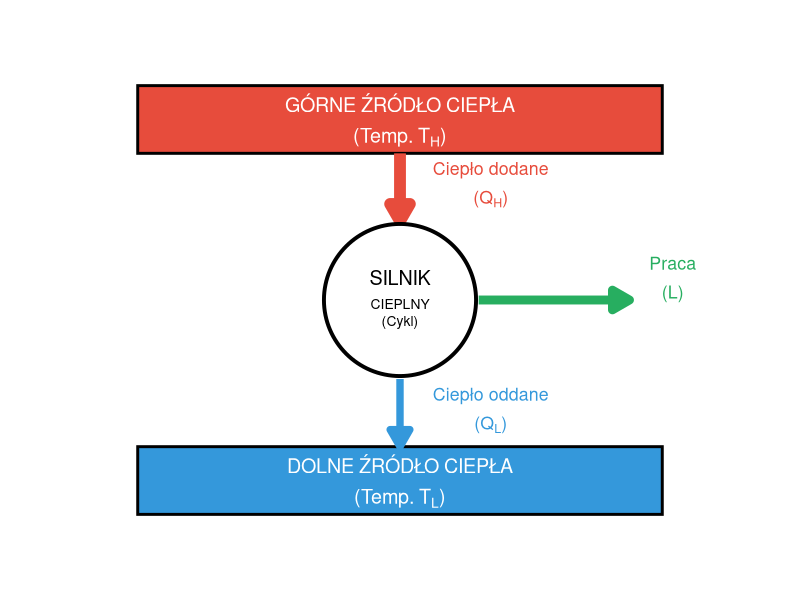
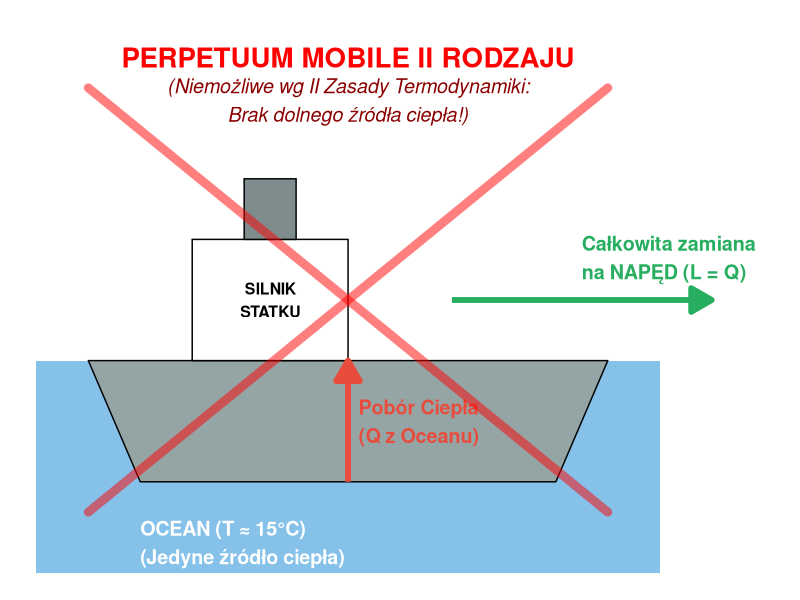
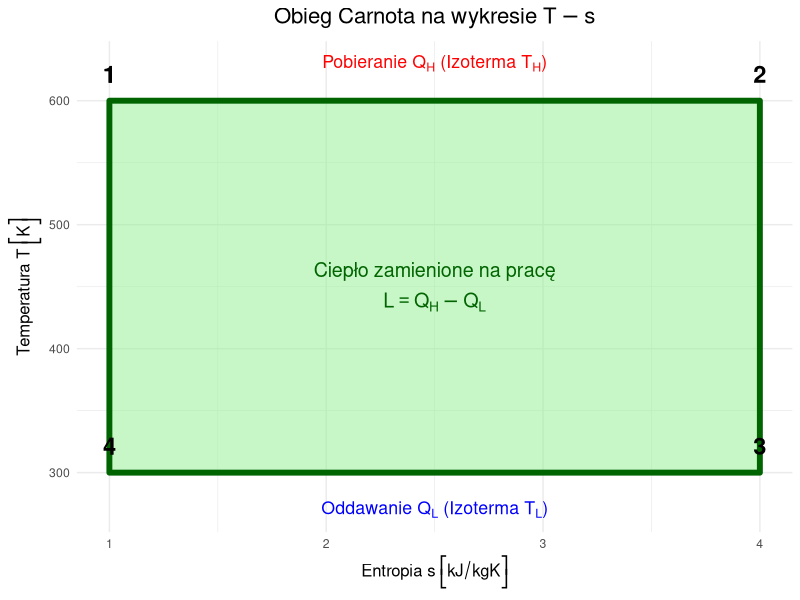

Write the R code that produced these figures, in order.
## ---- chunk 1
#| echo: false
#| warning: false
#| message: false
library(ggplot2)
theme_set(theme_minimal(base_size = 18))
## ---- chunk 2
#| fig-height: 6
#| fig-width: 5
#| echo: false
#| warning: false

library(ggplot2)

# --- Definicja elementów graficznych ---

# 1. Źródła (Prostokąty)
# Zmiana: Używamy składni plotmath (atop zamiast \n, T[H] zamiast $T_H$)
reservoirs <- data.frame(
  xmin = c(1, 1),
  xmax = c(9, 9),
  ymin = c(8.5, 0.5),
  ymax = c(10, 2),
  fill = c("#e74c3c", "#3498db"),
  # UWAGA: To są napisy sformatowane pod parse = TRUE
  label = c(
    "atop('GÓRNE ŹRÓDŁO CIEPŁA', '(Temp. '*T[H]*')')", 
    "atop('DOLNE ŹRÓDŁO CIEPŁA', '(Temp. '*T[L]*')')"
  )
)

# 2. Silnik (Koło centralne)
engine_center <- data.frame(x = 5, y = 5.25)

# 3. Strzałki przepływu
arrows_data <- data.frame(
  x    = c(5,   5,   6.2),
  xend = c(5,   5,   8.5),
  y    = c(8.5, 3.5, 5.25),
  yend = c(7,   2,   5.25),
  color = c("#e74c3c", "#3498db", "#27ae60"),
  size = c(4, 2.5, 3)
)

# 4. Etykiety przepływów
# Zmiana: Składnia plotmath dla Q[H], Q[C], L
labels_flow <- data.frame(
  x = c(5.5, 5.5, 8.8),
  y = c(7.8, 2.8, 5.7),
  # atop układa tekst w dwóch liniach, * skleja elementy
  label = c(
    "atop('Ciepło dodane', '(' * Q[H] * ')')", 
    "atop('Ciepło oddane', '(' * Q[L] * ')')", 
    "atop('Praca', '(' * L * ')')"
  ),
  color = c("#e74c3c", "#3498db", "#27ae60")
)


# --- Rysowanie ---
ggplot() +
  # 1. Źródła
  geom_rect(data = reservoirs, 
            aes(xmin = xmin, xmax = xmax, ymin = ymin, ymax = ymax, fill = fill),
            color = "black", size = 1, show.legend = FALSE) +
  # WAŻNE: parse = TRUE interpretuje napisy jako wyrażenia matematyczne
  geom_text(data = reservoirs,
            aes(x = (xmin+xmax)/2, y = (ymin+ymax)/2, label = label),
            color = "white", fontface = "bold", size = 5, parse = TRUE) +
  
  # 2. Strzałki
  geom_segment(data = arrows_data,
               aes(x = x, xend = xend, y = y, yend = yend, color = color, size = size),
               arrow = arrow(length = unit(0.5, "cm"), type = "closed"),
               show.legend = FALSE) +
  
  # 3. Silnik
  geom_point(data = engine_center, aes(x = x, y = y), 
             size = 50, shape = 21, fill = "white", color = "black", stroke = 2) +
  # Tutaj prosty tekst bez matematyki, więc parse nie jest konieczne, ale można użyć
  annotate("text", x = 5, y = 5.25, label = "atop('SILNIK', atop('CIEPLNY', '(Cykl)'))", 
           fontface = "bold", size = 5, parse = TRUE) +
  
  # 4. Etykiety przepływów (z parse = TRUE)
  geom_text(data = labels_flow, aes(x = x, y = y, label = label, color = color),
            hjust = 0, fontface = "bold", size = 4.5, show.legend = FALSE, parse = TRUE) +
  
  # --- Estetyka ---
  scale_fill_identity() +
  scale_color_identity() +
  scale_size_identity() +
  xlim(0, 10) + ylim(0, 10.5) +
  theme_void() + 
  theme(plot.margin = margin(1, 1, 1, 1, "cm"))
## ---- chunk 3
#| fig-height: 6
#| fig-width: 8
#| echo: false
#| warning: false

library(ggplot2)

# --- 1. Definicja Geometrii ---

# Ocean
ocean <- data.frame(xmin = 0, xmax = 12, ymin = 0, ymax = 3.5)

# Statek
ship_hull <- data.frame(
  x = c(1, 11, 10, 2),
  y = c(3.5, 3.5, 1.5, 1.5)
)
ship_cabin <- data.frame(xmin = 3, xmax = 6, ymin = 3.5, ymax = 5.5)
ship_stack <- data.frame(xmin = 4, xmax = 5, ymin = 5.5, ymax = 6.5)

# --- 2. Definicja Strzałek Energetycznych ---

arrows <- data.frame(
  x_start = c(6, 8),   
  y_start = c(1.5, 4.5),
  x_end   = c(6, 13),
  y_end   = c(3.5, 4.5),
  color   = c("#e74c3c", "#27ae60"), 
  lw      = c(2, 2) # Zmieniono nazwę kolumny na 'lw' (linewidth) dla porządku
)

labels_arrows <- data.frame(
  x = c(6.2, 10.5),
  y = c(2.5, 5.2),
  label = c("Pobór Ciepła\n(Q z Oceanu)", "Całkowita zamiana\nna NAPĘD (L = Q)"),
  color = c("#e74c3c", "#27ae60")
)

# --- 3. Elementy "Zakazu" ---

forbidden_mark <- data.frame(
  x = c(1, 1), xend = c(11, 11),
  y = c(1, 8), yend = c(8, 1)
)

title_text <- data.frame(
  x = 6, y = 8.5,
  label = "PERPETUUM MOBILE II RODZAJU"
)

subtitle_text <- data.frame(
  x = 6, y = 7.8,
  label = "(Niemożliwe wg II Zasady Termodynamiki:\nBrak dolnego źródła ciepła!)"
)


# --- RYSOWANIE ---

ggplot() +
  # 1. Tło - Ocean
  geom_rect(data = ocean, aes(xmin=xmin, xmax=xmax, ymin=ymin, ymax=ymax),
            fill = "#3498db", alpha = 0.6) +
  annotate("text", x = 2, y = 0.5, label = "OCEAN (T \u2248 15\u00B0C)\n(Jedyne źródło ciepła)", 
           color = "white", fontface = "bold", hjust = 0, size = 5) +
  
  # 2. Statek
  geom_polygon(data = ship_hull, aes(x=x, y=y), fill = "#95a5a6", color = "black") +
  geom_rect(data = ship_cabin, aes(xmin=xmin, xmax=xmax, ymin=ymin, ymax=ymax), fill = "white", color = "black") +
  geom_rect(data = ship_stack, aes(xmin=xmin, xmax=xmax, ymin=ymin, ymax=ymax), fill = "#7f8c8d", color = "black") +
  annotate("text", x = 4.5, y = 4.5, label = "SILNIK\nSTATKU", fontface = "bold", size = 4) +

  # 3. Strzałki przepływu (POPRAWIONE)
  # Zmiana 1: xend = x_end (poprawna nazwa kolumny)
  # Zmiana 2: linewidth zamiast size
  geom_segment(data = arrows, aes(x=x_start, xend=x_end, y=y_start, yend=y_end, color=color, linewidth=lw),
               arrow = arrow(length = unit(0.6, "cm"), type = "closed"), show.legend = FALSE) +
  
  geom_text(data = labels_arrows, aes(x=x, y=y, label=label, color=color), 
            fontface = "bold", size = 5, hjust = 0, show.legend = FALSE) +
  
  # 4. Wielki Znak Zakazu (POPRAWIONE)
  # Tutaj kolumny nazywały się x i xend, więc było ok, ale zmieniamy size na linewidth
  geom_segment(data = forbidden_mark, aes(x=x, xend=xend, y=y, yend=yend),
               color = "red", linewidth = 3, alpha = 0.5, lineend = "round") +
  
  # 5. Tytuły
  geom_text(data = title_text, aes(x=x, y=y, label=label), 
            color = "red", fontface = "bold", size = 7) +
  geom_text(data = subtitle_text, aes(x=x, y=y, label=label), 
            color = "darkred", fontface = "italic", size = 5) +

  # Estetyka
  scale_color_identity() +
  scale_linewidth_identity() + # Skala dla linewidth
  xlim(0, 14) + ylim(0, 9) +
  theme_void() +
  theme(plot.background = element_rect(fill = "white", color = NA))
## ---- chunk 4
#| label: carnot-ts
#| echo: false
#| fig-width: 6
#| fig-height: 5

library(ggplot2)

# Dane do wykresu (bez zmian)
df_carnot <- data.frame(
  s = c(1, 4, 4, 1, 1),
  T = c(600, 600, 300, 300, 600),
  Label = c("1", "2", "3", "4", "1")
)

ggplot(df_carnot, aes(x=s, y=T)) +
  # Obszar cyklu
  # Zmiana: size -> linewidth (nowy standard ggplot2)
  geom_polygon(fill="lightgreen", alpha=0.5, color="darkgreen", linewidth=2) +
  
  # Oznaczenia punktów 1-4
  geom_text(aes(label=Label), vjust=-1, size=6, fontface="bold") +
  
  # --- OPISY Z FORMATOWANIEM MATEMATYCZNYM (parse = TRUE) ---
  
  # 1. Środek (Praca = Ciepło Netto)
  # Używamy atop(), żeby zrobić dwie linijki tekstu matematycznego
  annotate("text", x=2.5, y=450, 
           label = "atop('Ciepło zamienione na pracę', L == Q[H] - Q[L])", 
           fontface="bold", color="darkgreen", size=5, parse=TRUE) +
  
  # 2. Góra (Pobieranie ciepła)
  # 'Text' * Zmienna skleja napis z symbolem
  annotate("text", x=2.5, y=630, 
           label = "'Pobieranie ' * Q[H] * ' (Izoterma ' * T[H] * ')'", 
           color="red", size=4.5, parse=TRUE) +
  
  # 3. Dół (Oddawanie ciepła)
  annotate("text", x=2.5, y=270, 
           label = "'Oddawanie ' * Q[L] * ' (Izoterma ' * T[L] * ')'", 
           color="blue", size=4.5, parse=TRUE) +
  
  # --- ESTETYKA ---
  theme_minimal() +
  # Formatowanie osi z jednostkami w nawiasach
  labs(
    title = expression(paste("Obieg Carnota na wykresie ", T-s)),
    x = expression("Entropia " * s ~ bgroup("[", kJ/kgK, "]")),
    y = expression("Temperatura " * T ~ bgroup("[", K, "]"))
  ) +
  theme(
    plot.title = element_text(hjust = 0.5, face = "bold", size = 16),
    axis.title = element_text(size = 12)
  )
